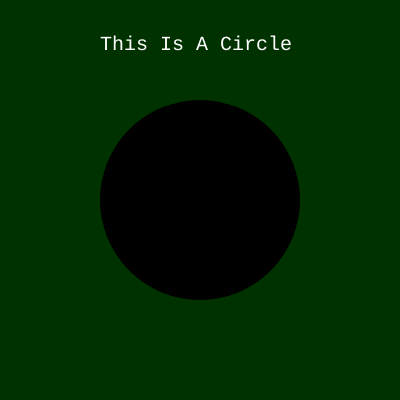
Frame 1 (no input)
Frame 60 (no input): identical to frame 1, image omitted
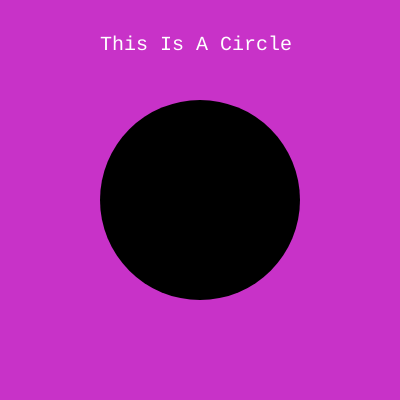
Frame 120 (the mouse pressed at the canvas centre since frame 60)

The p5.js sketch that drew these frames (run headless with seeded random() and noise() and a simulated clock; from frame 60 on, the mouse is pressed at the canvas centre):

// p5.js sketch
// ── sketch.js
function setup() {
  createCanvas(400, 400);
}

function draw() {
  background(mouseX, 50, mouseY);

  let c1 = fill(0);
  noStroke();
  ellipse(200, 200, 200);

  let c2 = fill(255);
  textSize(20);
  textFont('Courier New');
  text("This Is A Circle", 100, 50);

}
